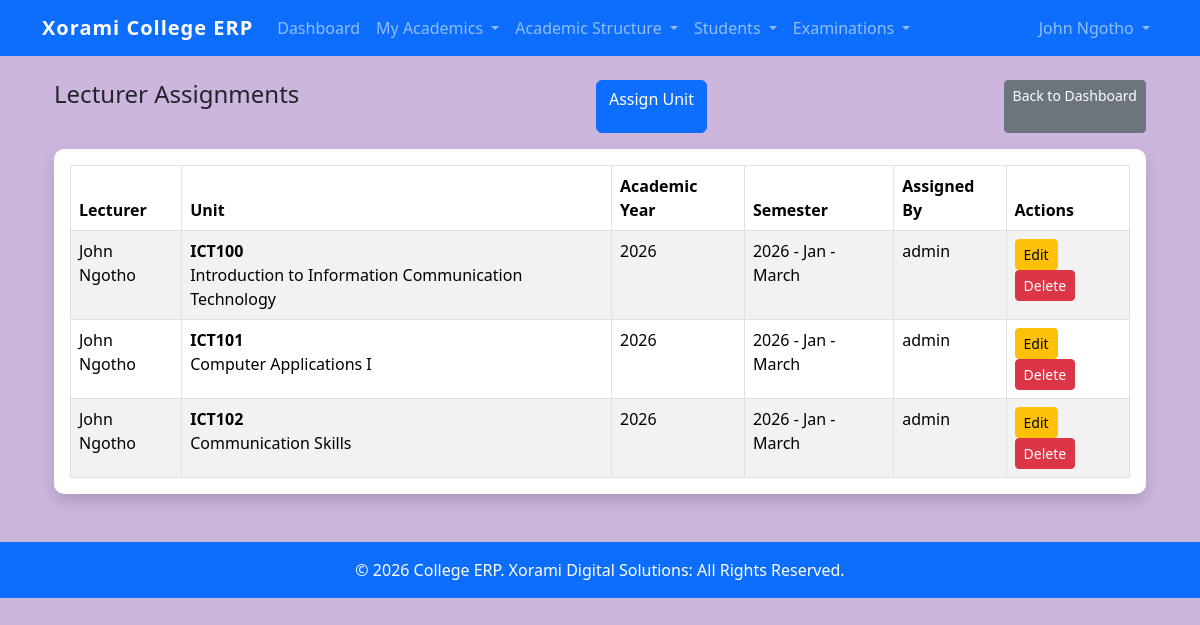
Page /assignments/ (signed in) on the committed database.
### students/models.py (models this page shows, shortened)
class LecturerAssignment(models.Model):
    lecturer = models.ForeignKey(
        settings.AUTH_USER_MODEL,
        on_delete=models.PROTECT,
        related_name="lecturer_assignments",
        limit_choices_to={"groups__name": "Lecturer"},
    )
    unit_offering = models.ForeignKey(
         "UnitOffering",
        on_delete=models.PROTECT,
        related_name="lecturer_assignments",
        null=True,
        blank=True,
    )
    assigned_by = models.ForeignKey(
        settings.AUTH_USER_MODEL,
        on_delete=models.PROTECT,
        related_name="created_lecturer_assignments",
    )
    assigned_at = models.DateTimeField(
        auto_now_add=True,
    )
    class Meta:
        ordering = [
            "-unit_offering__academic_year__year_name",
            "unit_offering__semester__semester_name",
            "unit_offering__programme_level__progression_order",
            "unit_offering__unit__code",
        ]
        constraints = [
            models.UniqueConstraint(
                fields=[
                    "lecturer",
                    "unit_offering",
                ],
                name="unique_lecturer_unit_offering",
            )
        ]
        verbose_name = "Lecturer Assignment"
        verbose_name_plural = "Lecturer Assignments"

class UnitOffering(models.Model):
    academic_year = models.ForeignKey(
        AcademicYear,
        on_delete=models.PROTECT,
        related_name="unit_offerings",
    )
    semester = models.ForeignKey(
        Semester,
        on_delete=models.PROTECT,
        related_name="unit_offerings",
    )
    unit = models.ForeignKey(
        Unit,
        on_delete=models.PROTECT,
        related_name="offerings",
    )
    programme_level = models.ForeignKey(
        ProgrammeLevel,
        on_delete=models.PROTECT,
        related_name="unit_offerings",
    )
    is_active = models.BooleanField(
        default=True
    )
    created_at = models.DateTimeField(
        auto_now_add=True
    )
    class Meta:
        unique_together = (
            "academic_year",
            "semester",
            "unit",
            "programme_level",
        )
        ordering = [
            "unit__code"
        ]

class Unit(models.Model):
    programme_level = models.ForeignKey(
        ProgrammeLevel,
        on_delete=models.PROTECT,
        related_name="units",
    )
    code = models.CharField(
        max_length=20,
    )
    name = models.CharField(
        max_length=200,
    )
    credit_hours = models.PositiveSmallIntegerField(
        default=0,
    )
    description = models.TextField(
        blank=True,
    )
    is_active = models.BooleanField(
        default=True,
    )
    created_at = models.DateTimeField(
        auto_now_add=True,
    )
    updated_at = models.DateTimeField(
        auto_now=True,
    )
    class Meta:
        ordering = [
            "programme_level",
            "code",
        ]
        unique_together = (
            "programme_level",
            "code",
        )

class AcademicYear(models.Model):
    year_name = models.CharField(
        max_length=20,
        unique=True,
    )
    is_active = models.BooleanField(
        default=False,
    )
    registration_open = models.BooleanField(
        default=False,
    )
    created_at = models.DateTimeField(
        auto_now_add=True,
    )
    updated_at = models.DateTimeField(
        auto_now=True,
    )
    class Meta:
        ordering = [
            "-year_name",
        ]
        verbose_name = "Academic Year"
        verbose_name_plural = "Academic Years"
    def __str__(self):
        return self.year_name

class Semester(models.Model):
    academic_year = models.ForeignKey(
        AcademicYear,
        on_delete=models.CASCADE,
        related_name="semesters",
    )
    semester_name = models.CharField(
        max_length=100,
    )
    start_date = models.DateField(
        null=True,
        blank=True,
    )
    end_date = models.DateField(
        null=True,
        blank=True,
    )
    registration_open = models.BooleanField(
        default=True,
    )
    results_open = models.BooleanField(
        default=False,
    )
    is_active = models.BooleanField(
        default=False,
    )
    class Meta:
        ordering = [
            "academic_year",
            "semester_name",
        ]
        unique_together = (
            "academic_year",
            "semester_name",
        )
    def __str__(self):
        return (
            f"{self.academic_year} - "
            f"{self.semester_name}"
        )

### students/views.py (the view)
@login_required
@permission_required(
    "students.view_lecturerassignment",
    raise_exception=True
)
def lecturer_assignment_list(request):
    assignments = LecturerAssignment.objects.select_related(
        "lecturer",
        "unit_offering",
        "unit_offering__academic_year",
        "unit_offering__semester",
        "unit_offering__programme_level",
        "unit_offering__programme_level__programme",
        "unit_offering__unit",
    )
    return render(
        request,
        "students/assignments/assignment_list.html",
        {
            "assignments": assignments
        }
    )

### students/templatetags/student_extras.py (called while the page is built)
@register.filter
def has_group(user, group_name):
    if user.is_anonymous:
        return False
    return user.groups.filter(name=group_name).exists()

### templates/students/assignments/assignment_list.html
{% extends "base.html" %}
{% block content %}
<div class="container mt-4">
    <div class="d-flex justify-content-between mb-3">
    <div class="d-flex justify-content-between align-items-center mb-3">
        <h4>
            Lecturer Assignments
        </h4>
    </div>
        <a href="{% url 'lecturer_assignment_create' %}"
           class="btn btn-primary">
            Assign Unit
        </a>
        <a href="{% url 'home' %}"
            class="btn btn-secondary btn-sm">
            Back to Dashboard
        </a>
    </div>
    <div class="card shadow">
        <div class="card-body">
            <table class="table table-bordered table-striped">
                <thead>
                    <tr>
                        <th>Lecturer</th>
                        <th>Unit</th>
                        <th>Academic Year</th>
                        <th>Semester</th>
                        <th>Assigned By</th>
                        <th>Actions</th>
                    </tr>
                </thead>
                <tbody>
    {% for item in assignments %}
    <tr>
        <td>
            {{ item.lecturer.get_full_name|default:item.lecturer.username }}
        </td>
        <td>
            <strong>{{ item.unit_offering.unit.code }}</strong><br>
            {{ item.unit_offering.unit.name }}
        </td>
        <td>
            {{ item.unit_offering.academic_year }}
        </td>
        <td>
            {{ item.unit_offering.semester }}
        </td>
        <td>
            {{ item.assigned_by }}
        </td>
        <td>
            <a href="{% url 'lecturer_assignment_update' item.pk %}"
               class="btn btn-sm btn-warning">
                Edit
            </a>
            <a href="{% url 'lecturer_assignment_delete' item.pk %}"
               class="btn btn-sm btn-danger">
                Delete
            </a>
        </td>
    </tr>
    {% empty %}
    <tr>
        <td colspan="6" class="text-center">
            No assignments found.
        </td>
    </tr>
    {% endfor %}
</tbody>
            </table>
        </div>
    </div>
</div>
{% endblock %}

### templates/includes/nav/account_menu.html (shortened to what this page needs)
<li class="nav-item dropdown">
    <a class="nav-link dropdown-toggle"
       href="#"
       role="button"
       data-bs-toggle="dropdown"
       aria-expanded="false">
        {{ user.get_full_name|default:user.username }}
    </a>
</li>

### static/css/style.css (style rules this page uses)
body { background-color:#cdb6de; }
.card { border:none; border-radius:10px; }
.table { margin-bottom:0; }

### rows in the picture
LecturerAssignment: lecturer.get_full_name "John Ngotho", unit_offering.unit.code "ICT100", unit_offering.unit.name "Introduction to Information Communication Technology", unit_offering.academic_year "2026", unit_offering.semester "2026 - Jan - March", assigned_by "admin"
LecturerAssignment: lecturer.get_full_name "John Ngotho", unit_offering.unit.code "ICT101", unit_offering.unit.name "Computer Applications I", unit_offering.academic_year "2026", unit_offering.semester "2026 - Jan - March", assigned_by "admin"
LecturerAssignment: lecturer.get_full_name "John Ngotho", unit_offering.unit.code "ICT102", unit_offering.unit.name "Communication Skills", unit_offering.academic_year "2026", unit_offering.semester "2026 - Jan - March", assigned_by "admin"

### other values in the picture
{{ user.get_full_name|default:user.username }} "John Ngotho"
